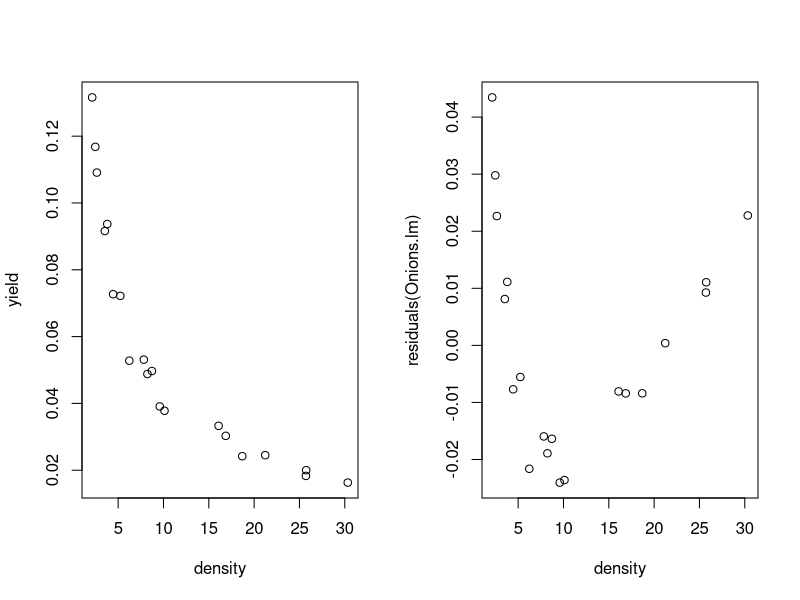
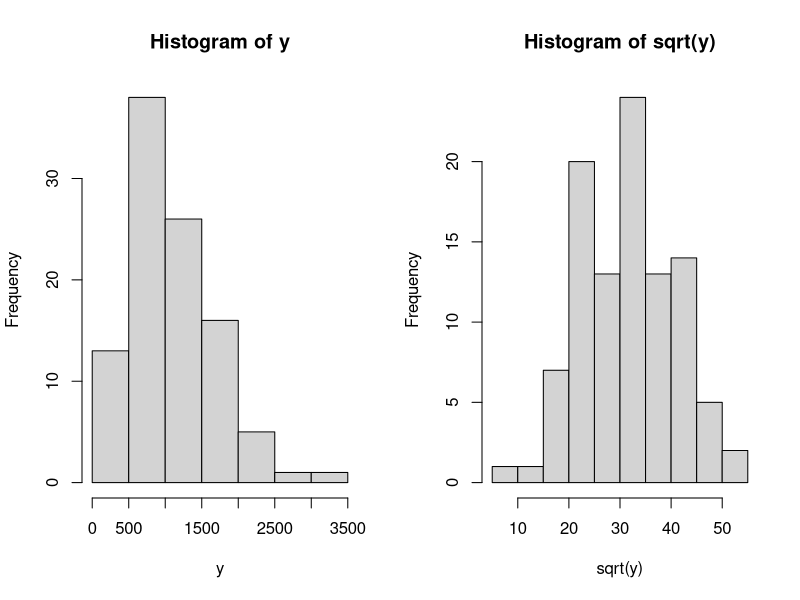
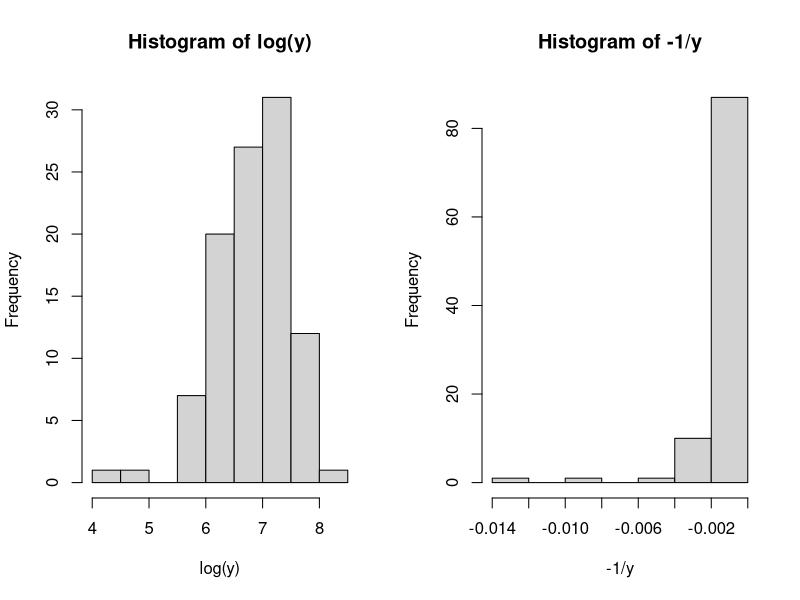
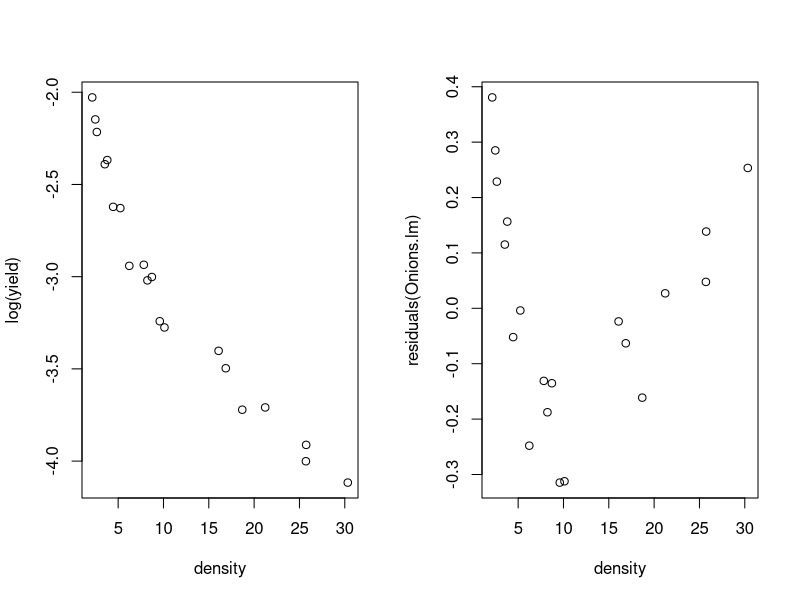
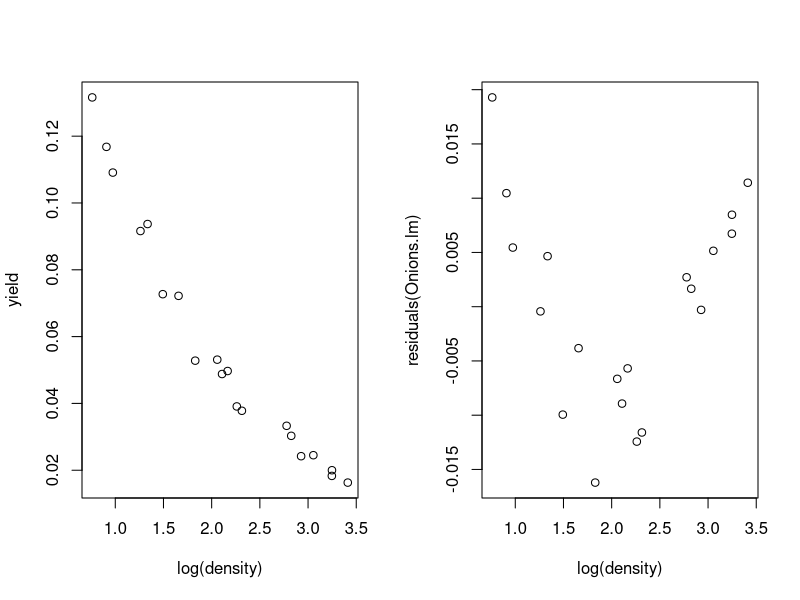
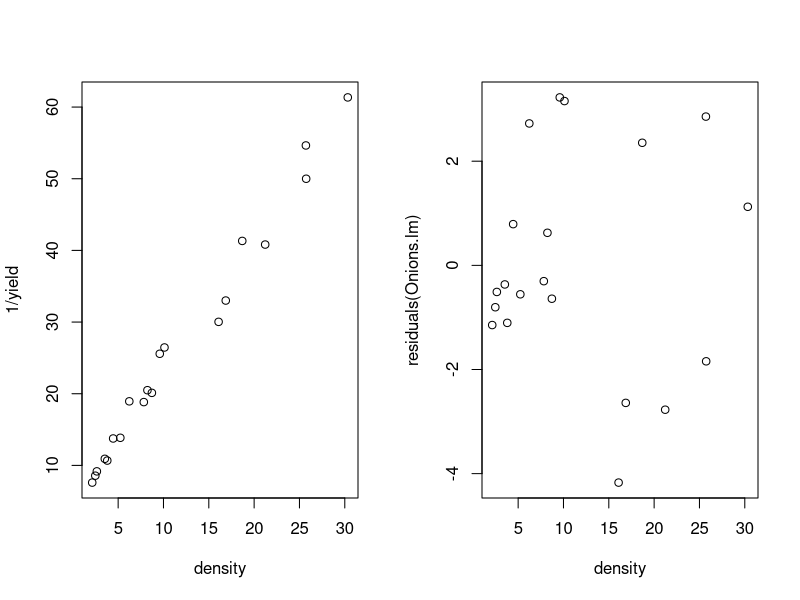
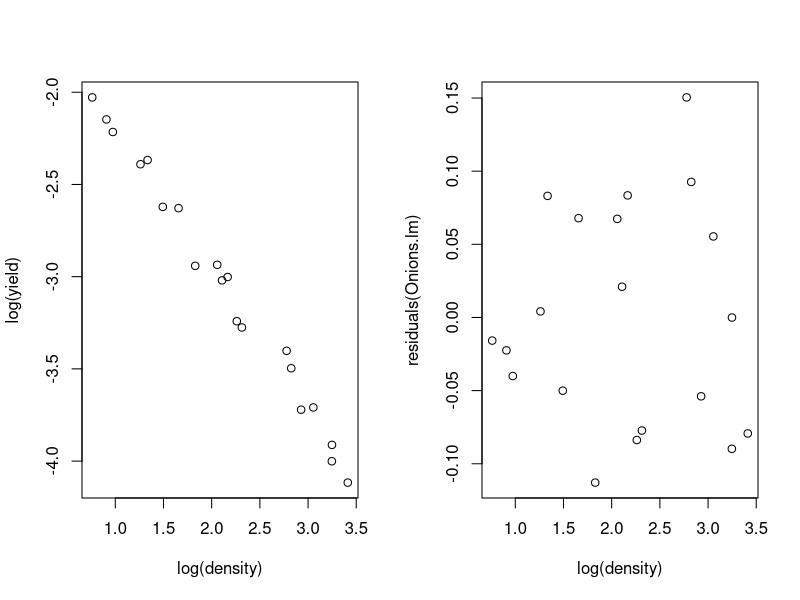
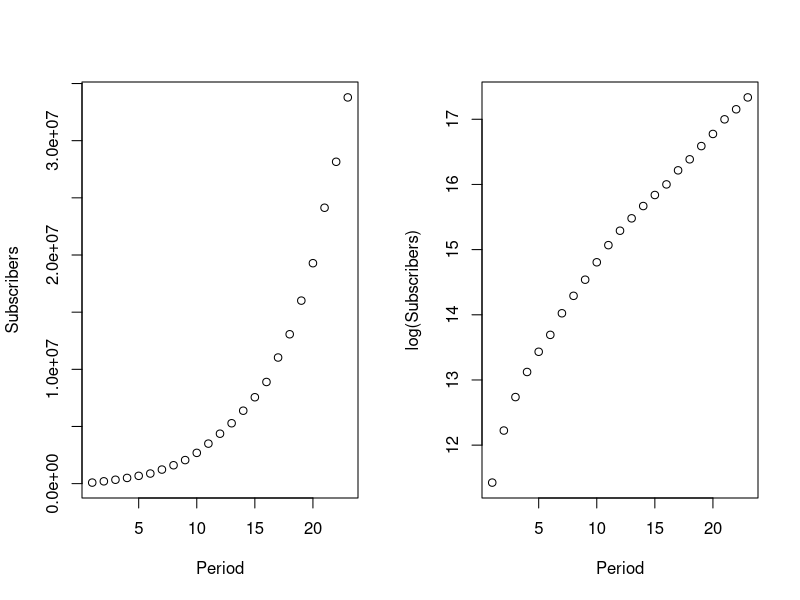

Here is the R script that generated these plots, in order: (Note: this script raises an error after producing the figures.)
## ---- chunk 1
Onions = read.csv(file="../data/Onions.csv",header=TRUE)
par(mfrow=c(1,2))
Onions.lm = lm(yield~density , data=Onions)
plot(yield~density , data=Onions)
plot(residuals(Onions.lm)~ density, data=Onions)
## ---- chunk 2
par(mfrow=c(1,2))
y= (rnorm(100, 10,2))^3
hist(y)
hist(sqrt(y))
hist(log(y))
hist(-1/y)
## ---- chunk 3
Onions.lm = lm(log(yield)~density , data=Onions)
plot(log(yield)~density , data=Onions)
plot(residuals(Onions.lm)~ density, data=Onions)
## ---- chunk 4
Onions.lm = lm(yield~log(density) , data=Onions)
plot(yield~log(density) , data=Onions)
plot(residuals(Onions.lm)~ log(density), data=Onions)
## ---- chunk 5
par(mfrow=c(1,2))
Onions.lm = lm(1/yield~density , data=Onions)
plot(1/yield~density , data=Onions)
plot(residuals(Onions.lm)~ density, data=Onions)
## ---- chunk 6
par(mfrow=c(1,2))
Onions.lm = lm(log(yield)~log(density ), data=Onions)
plot(log(yield)~log(density) , data=Onions)
plot(residuals(Onions.lm)~ log(density), data=Onions)
## ---- chunk 7
Cellular = read.csv(file = "../data/Cellular.csv")
head(Cellular)
plot(Subscribers ~ Period, data=Cellular)
## ---- chunk 8
plot(log(Subscribers)~ Period, data=Cellular)
## ---- chunk 9
Cellular2 = Cellular |> filter(Period>9)
Cellular2.lm = lm(log(Subscribers)~Period, data=Cellular2 )
plot(residuals(Cellular2.lm) ~Period , data=Cellular2)
## ---- chunk 10
Cellular3 = Cellular |> filter(Period>10)
Cellular3.lm = lm(log(Subscribers)~Period, data=Cellular3)
plot(residuals(Cellular3.lm) ~Period , data=Cellular3)
## ---- chunk 11
Read= read.csv( file="../data/READ.csv",header=TRUE)
head(Read)
boxplot(Magazines~ Educgrp, data=Read)
## ---- chunk 12
boxplot(sqrt(Magazines)~ Educgrp, data=Read)
boxplot(log(1+Magazines)~ Educgrp, data=Read)
